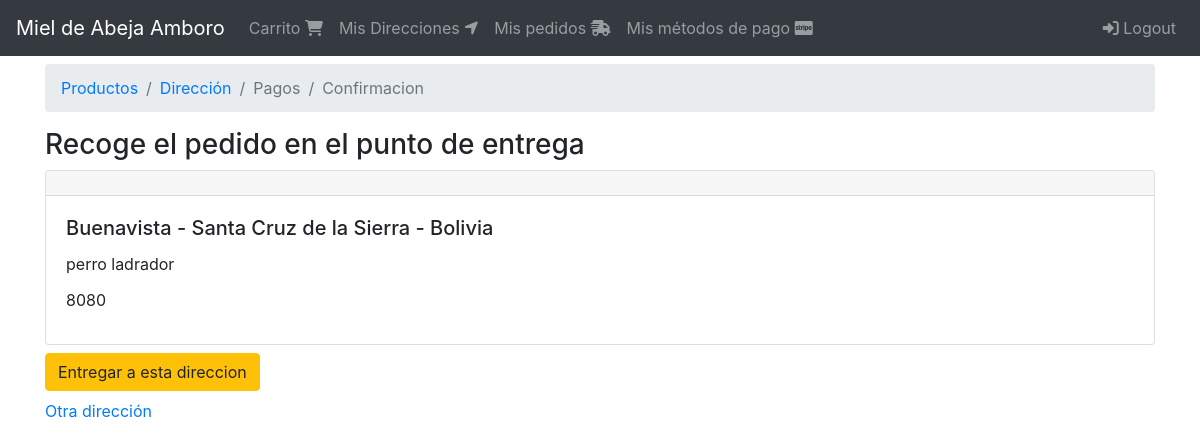
Screenshot of /orden/direccion (signed in) with the database file from the repository.
### shipping_addresses/models.py (models this page shows, shortened)
class ShippingAddress(models.Model):
    user = models.ForeignKey(User, null=False, blank=False, on_delete=models.CASCADE)
    line1 = models.CharField(max_length=200)
    line2 = models.CharField(max_length=200, blank=True)
    city = models.CharField(max_length=100)
    state = models.CharField(max_length=100)
    country = models.CharField(max_length=50)
    reference = models.CharField(max_length=300)
    postal_code = models.CharField(max_length=10, null=False, blank=False) #zip
    default = models.BooleanField(default=False)
    created_at = models.DateTimeField(auto_now_add=True)
    @property
    def address(self):
        return '{} - {} - {}'.format(self.city, self.state, self.country)

### orders/decorators.py (the view)
    def wrap(request, *args, **kwargs):
        cart = get_or_create_cart(request)
        order = get_or_create_order(cart, request)
        return function(request, cart, order, *args, **kwargs)

### carts/models.py (called while the page is built)
def set_cart_id(sender, instance, *args, **kwargs):
    if not instance.cart_id:
        instance.cart_id = str(uuid.uuid4())

    @property
    def order(self):
        return self.order_set.filter(status=OrderStatus.CREATED).first()

### carts/utils.py (called while the page is built)
def get_or_create_cart(request):
    user = request.user if request.user.is_authenticated else None
    cart_id = request.session.get('cart_id')
    cart= Cart.objects.filter(cart_id=cart_id).first()
    if cart is None:
        cart=Cart.objects.create(user=user)
    if user and cart.user is None:
        cart.user = user
        cart.save()
    request.session['cart_id'] = cart.cart_id
    return cart

### orders/models.py (called while the page is built)
def set_order_id(sender, instance, *args, **kwargs):
    if not instance.order_id:
        instance.order_id = str(uuid.uuid4())

def set_total(sender, instance, *args, **kwargs):
    instance.total = instance.get_total()

    def get_or_set_shipping_address(self):
        if self.shipping_address:
            return self.shipping_address
        shipping_address = self.user.shipping_address
        if shipping_address:
            self.update_shipping_address(shipping_address)
        return shipping_address

    def update_shipping_address(self, shipping_address):
        self.shipping_address = shipping_address
        self.save()

    def get_total(self):
        return self.cart.total + self.shipping_total

### orders/utils.py (called while the page is built)
def get_or_create_order(cart, request):
    order = cart.order
    if order is None and request.user.is_authenticated:
        order = Order.objects.create(cart=cart, user=request.user)
    if order:
        request.session['order_id'] = order.order_id
    return order

def breadcrumb(products=True, address=False, payment=False, confirmation=False):
    return [
        {'tittle':'Productos', 'active':products, 'url': reverse('orders:order') },
        {'tittle':'Dirección', 'active':address, 'url': reverse('orders:address') },
        {'tittle':'Pagos','active':payment, 'url': reverse('orders:payment')},
        {'tittle':'Confirmacion','active':confirmation, 'url': reverse('orders:confirm')},
    ]

### users/models.py (called while the page is built)
    @property
    def shipping_address(self):
        return self.shippingaddress_set.filter(default=True).first()

    def has_shipping_addresses(self):
        return self.shippingaddress_set.exists()

### orders/templates/orders/address.html (shortened to what this page needs)
{% extends 'base.html' %}
{% block breadcrumb %}
  {% include 'orders/snippets/breadcrumb.html' %}
{% endblock %}
{% block content %}
  <div class="col">
    {% if shipping_address %}
      <div class="h3">
        Recoge el pedido en el punto de entrega
      </div>
      <div class="">
        {% include 'shipping_addresses/snippets/shipping_address.html' %}
        <div class="mt-2">
          <a href="{% url 'orders:payment' %}" class="btn btn-warning">Entregar a esta direccion</a>
        </div>
        {% if can_choose_address %}
          <div class="mt-2">
            <a href="{% url 'orders:select_address' %}">Otra dirección</a>
          </div>
        {% endif %}
      </div>
    {% endif %}
  </div>
{% endblock %}

### shipping_addresses/templates/shipping_addresses/snippets/shipping_address.html (shortened to what this page needs)
<div class="card">
  <h5 class="card-header"></h5>
  <div class="card-body">
    <h5 class="card-title">{{ shipping_address.address }}</h5>
    <div class="card-title">
      {{ shipping_address.reference }}
    </div>
    <div class="card-title">
      {{ shipping_address.postal_code }}
    </div>
    </div>
  </div>
</div>

### rows the page displays
ShippingAddress: address "Buenavista - Santa Cruz de la Sierra - Bolivia", reference "perro ladrador", postal_code "8080"

### other values shown
{{ item.tittle }} "Productos" "Dirección"
{{ item.tittle }} "Pagos" "Confirmacion"
